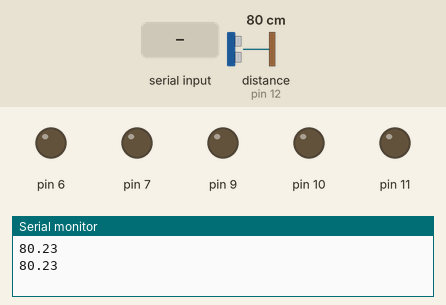
Recording of a sketch running on a simulated Arduino Uno, built with avr-gcc and run on an emulated ATmega328P. On the bench: output pins drawn as LEDs (lit = HIGH), the last lines printed to the serial monitor. The inputs (shaded band) are chosen by the test bench; at power-on: distance to the obstacle (sensor on pin 12) 80 cm. The echo pulse lasts 58.3 µs per cm; pins used as bus, display or sensor lines are not drawn.

Above: at 1.8 s.
1.9 s: "1" received over Serial
At 4.3 s:
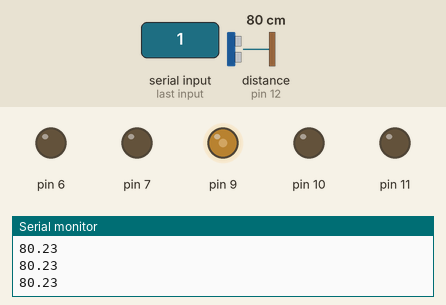
4.6 s: "2" received over Serial
At 6.0 s:
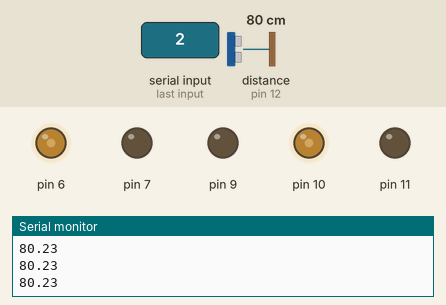
7.7 s: "3" received over Serial
At 9.1 s:
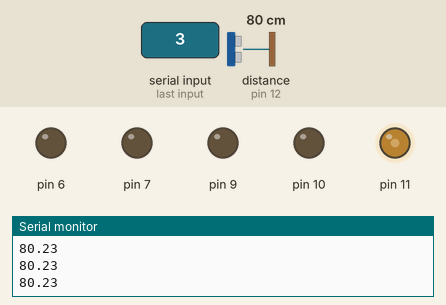
Timing chart, 0 to 10.9 s (numbered marks = the images above; inputs shaded):
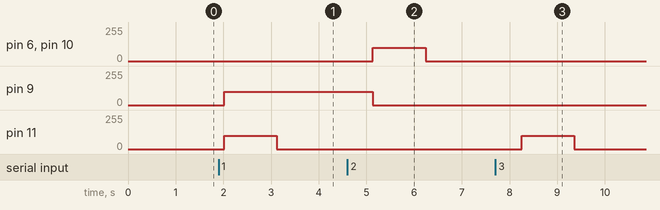

Measured:
- after the input at 1.9 s, pin 9: 0/255 → 100/255 after 0.11 s; pin 11: 0/255 → 100/255 after 0.11 s, → 0/255 1.1 s later
- after the input at 4.6 s, pin 6, pin 10: 0/255 → 100/255 after 0.53 s, → 0/255 1.1 s later; pin 9: 100/255 → 0/255 after 0.53 s
- after the input at 7.7 s, pin 11: 0/255 → 100/255 after 0.55 s, → 0/255 1.1 s later

The sketch:

bluetooth_control_robot.ino
```cpp
char input;
int E = 12;
int T = 8;
float t, ef, d ;
void setup() {
  pinMode(E, INPUT);
  pinMode(T, OUTPUT);
  pinMode(11, OUTPUT);
  pinMode(10, OUTPUT);
  pinMode(9, OUTPUT);
  pinMode(6, OUTPUT);
  pinMode(7, OUTPUT);
  Serial.begin(9600);
}

void loop() {

  digitalWrite(T, 0);
  delay(1);
  digitalWrite(T, 1);
  delayMicroseconds(10);
  digitalWrite(T, 0);

  t = pulseIn(E, 1);
  ef = t / 2;
  d = 0.0348 * ef - 0.92 ;
  Serial.println(d);
  delay(1000);


  if (Serial.available() > 0);
  input = Serial.read();

  if (input == '1')
  {
    analogWrite(11, 100);
    analogWrite(10, 0);
    analogWrite(9, 100);
    analogWrite(6, 0);
    delay(100);
  }
  else if (input == '2')
  {
    analogWrite(11, 0);
    analogWrite(10, 100);
    analogWrite(9, 0);
    analogWrite(6, 100);
    delay(100);
  }
  else if (input == '3')
  {
    analogWrite(11, 100);
    analogWrite(10, 0);
    analogWrite(9, 0);
    analogWrite(6, 0);
    delay(100);
  }
  else if (input == '4')
  {
    analogWrite(11, 0);
    analogWrite(10, 0);
    analogWrite(9, 100);
    analogWrite(6, 0);
    delay(100);
  }

  else if (d < 10)
  {
    digitalWrite(7, 1);
    digitalWrite(7, 0);
    delay(1000);
  }

  else
  {
    digitalWrite(10, 0);
    digitalWrite(11, 0);
    digitalWrite(5, 0);
    digitalWrite(6, 0);
  }

}
```
